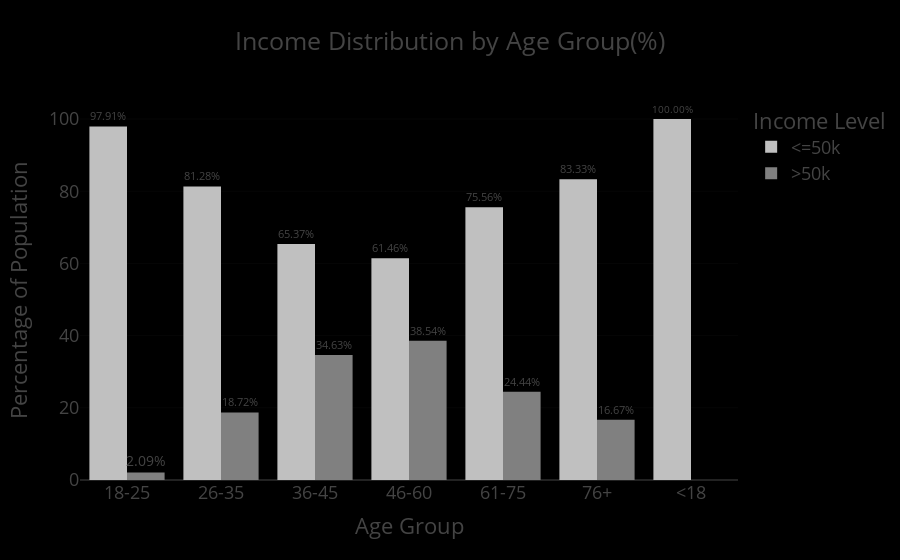
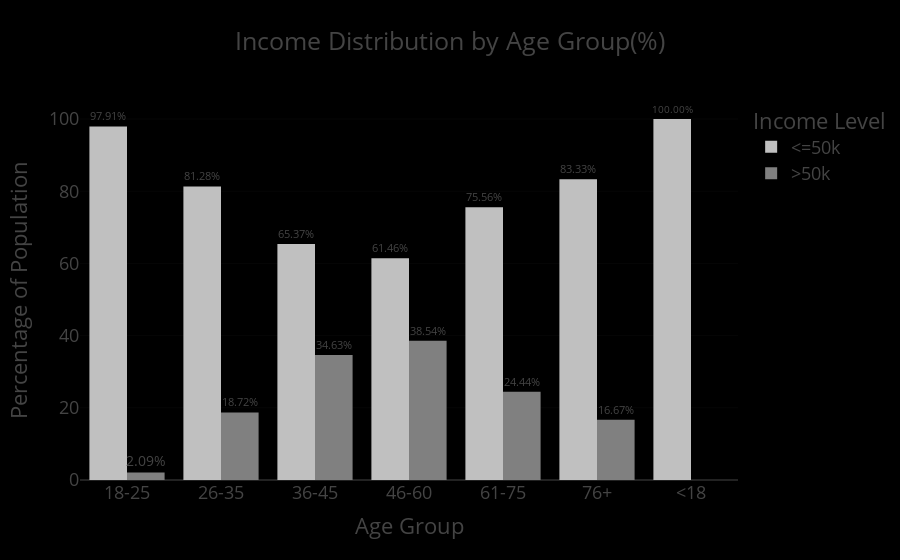
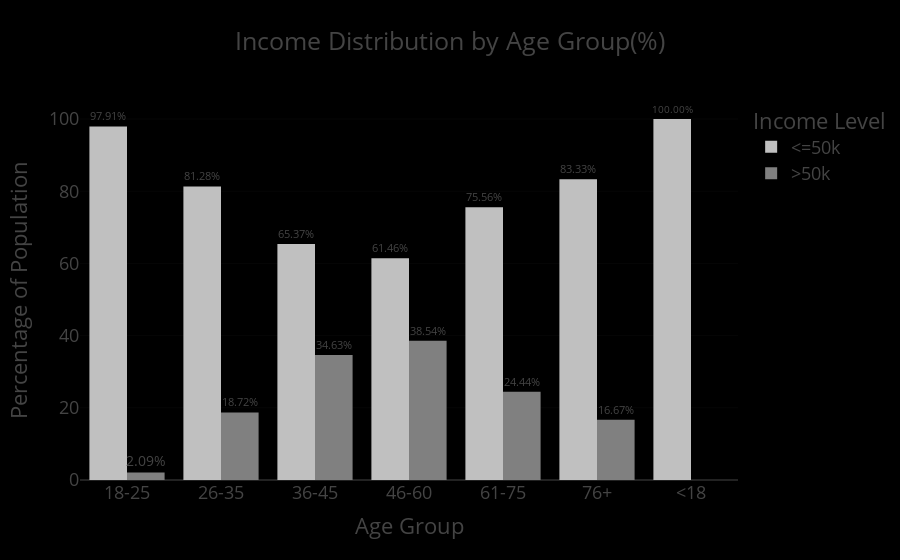
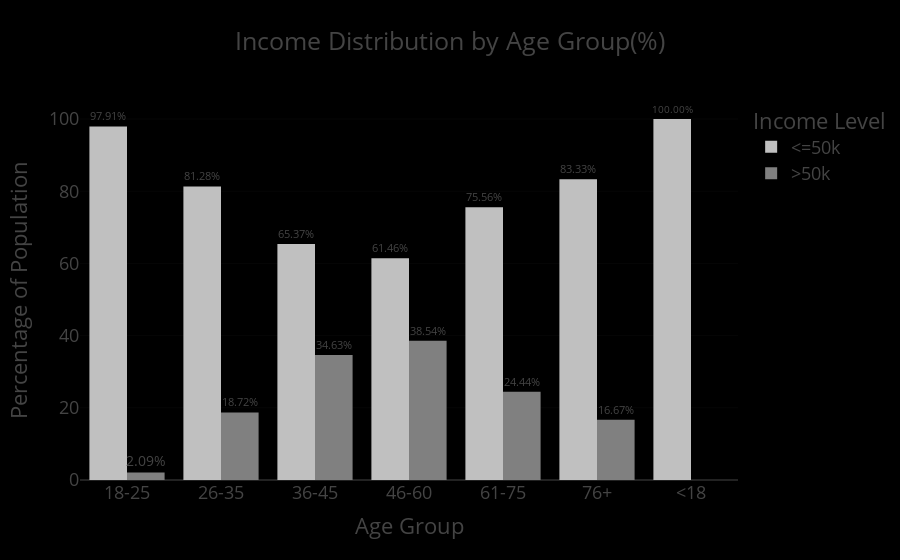

Notebook source saved alongside these figures, in order:
### Markdown cell above
The bar chart visualizes the income distribution across age groups, using percentages within each group. There is an evident pattern in terms of income progression over the years with a gradual increase in terms of the number of people earning >50K starting from 0 amongst those aged 18 and below, peaking between 36 and 60 years, then declining after 60 years but not to zero.

All individuals under 18 earn <=50K, likely due to being students, minors, or ineligible for full-time employment. Extremely few young adults (2.1%) exceed 50K, as most are early in their careers, pursuing education, or in entry-level jobs. For the 26-35 age group, there's a noticeable improvement — roughly 1 in 5 individuals in this group earn >50K, reflecting early career progression and accumulation of qualifications/experience. A substantial income increase is seen in the 36-45 age group: over a third now earn >50K. This is typically considered the prime earning age where individuals settle into stable, higher-paying positions. Highest proportion of >50K earners is seen amongst individuals aged between 46 and 60— nearly 4 in 10. This reflects career maturity, peak seniority levels, and accumulated experience. There's a drop-off in high incomes as many transition to retirement, part-time, or less demanding roles in the age group 61-75. Yet about 1 in 4 still earn >50K. Most in the 76+ age group earn <=50K, likely due to retirement, pensions, or fixed incomes — but a small minority still earn higher incomes, possibly through continued work or investments.

### Code cell
themes = ['plotly', 'plotly_white', 'plotly_dark', 'ggplot2', 'seaborn', 'simple_white', 'presentation', 'xgridoff', 'gridon', 'none']
for theme in themes:
    fig.update_layout(template='presentation', legend_title=dict(text='Income Level'), xaxis_title='Age Group', yaxis_title='Percentage of Population', paper_bgcolor='rgb(0, 0, 0)', plot_bgcolor='rgb(0, 0, 0)')
    fig.show()

fig.write_image(os.path.join(results_dir, 'income_distribution_by_agegroupbar.jpg'))
fig.write_image(os.path.join(results_dir, 'income_distribution_by_agegroupbar.png'))
fig.write_html(os.path.join(results_dir, 'income_distribution_by_agegroupbar.html'))

### Figure 1 — Plotly figure (JSON) as saved in the notebook; plotly's stock layout.template omitted (floating-point values rounded to 4 significant figures)
{"data": [{"alignmentgroup": "True", "hovertemplate": "income=<=50k<br>age_group=%{x}<br>percentage=%{text}<extra></extra>", "legendgroup": "<=50k", "marker": {"color": "#c0c0c0", "pattern": {"shape": ""}}, "name": "<=50k", "offsetgroup": "<=50k", "orientation": "v", "showlegend": true, "text": [97.91, 81.28, 65.37, 61.46, 75.56, 83.33, 100.0], "textposition": "outside", "texttemplate": "%{text:.2f}%", "type": "bar", "x": ["18-25", "26-35", "36-45", "46-60", "61-75", "76+", "<18"], "xaxis": "x", "y": [97.91, 81.28, 65.37, 61.46, 75.56, 83.33, 100.0], "yaxis": "y"}, {"alignmentgroup": "True", "hovertemplate": "income=>50k<br>age_group=%{x}<br>percentage=%{text}<extra></extra>", "legendgroup": ">50k", "marker": {"color": "#808080", "pattern": {"shape": ""}}, "name": ">50k", "offsetgroup": ">50k", "orientation": "v", "showlegend": true, "text": [2.093, 18.72, 34.63, 38.54, 24.44, 16.67], "textposition": "outside", "texttemplate": "%{text:.2f}%", "type": "bar", "x": ["18-25", "26-35", "36-45", "46-60", "61-75", "76+"], "xaxis": "x", "y": [2.093, 18.72, 34.63, 38.54, 24.44, 16.67], "yaxis": "y"}], "layout": {"autosize": true, "barmode": "group", "legend": {"title": {"text": "Income Level"}, "tracegroupgap": 0}, "paper_bgcolor": "rgb(0, 0, 0)", "plot_bgcolor": "rgb(0, 0, 0)", "title": {"text": "Income Distribution by Age Group(%)"}, "xaxis": {"anchor": "y", "autorange": true, "domain": [0, 1], "range": [-0.5, 6.5], "title": {"text": "Age Group"}, "type": "category"}, "yaxis": {"anchor": "x", "autorange": true, "domain": [0, 1], "range": [0, 105.3], "title": {"text": "Percentage of Population"}, "type": "linear"}}}

### Figure 2 — Plotly figure (JSON) as saved in the notebook; plotly's stock layout.template omitted (floating-point values rounded to 4 significant figures)
{"data": [{"alignmentgroup": "True", "hovertemplate": "income=<=50k<br>age_group=%{x}<br>percentage=%{text}<extra></extra>", "legendgroup": "<=50k", "marker": {"color": "#c0c0c0", "pattern": {"shape": ""}}, "name": "<=50k", "offsetgroup": "<=50k", "orientation": "v", "showlegend": true, "text": [97.91, 81.28, 65.37, 61.46, 75.56, 83.33, 100.0], "textposition": "outside", "texttemplate": "%{text:.2f}%", "type": "bar", "x": ["18-25", "26-35", "36-45", "46-60", "61-75", "76+", "<18"], "xaxis": "x", "y": [97.91, 81.28, 65.37, 61.46, 75.56, 83.33, 100.0], "yaxis": "y"}, {"alignmentgroup": "True", "hovertemplate": "income=>50k<br>age_group=%{x}<br>percentage=%{text}<extra></extra>", "legendgroup": ">50k", "marker": {"color": "#808080", "pattern": {"shape": ""}}, "name": ">50k", "offsetgroup": ">50k", "orientation": "v", "showlegend": true, "text": [2.093, 18.72, 34.63, 38.54, 24.44, 16.67], "textposition": "outside", "texttemplate": "%{text:.2f}%", "type": "bar", "x": ["18-25", "26-35", "36-45", "46-60", "61-75", "76+"], "xaxis": "x", "y": [2.093, 18.72, 34.63, 38.54, 24.44, 16.67], "yaxis": "y"}], "layout": {"autosize": true, "barmode": "group", "legend": {"title": {"text": "Income Level"}, "tracegroupgap": 0}, "paper_bgcolor": "rgb(0, 0, 0)", "plot_bgcolor": "rgb(0, 0, 0)", "title": {"text": "Income Distribution by Age Group(%)"}, "xaxis": {"anchor": "y", "autorange": true, "domain": [0, 1], "range": [-0.5, 6.5], "title": {"text": "Age Group"}, "type": "category"}, "yaxis": {"anchor": "x", "autorange": true, "domain": [0, 1], "range": [0, 105.3], "title": {"text": "Percentage of Population"}, "type": "linear"}}}

### Figure 3 — Plotly figure (JSON) as saved in the notebook; plotly's stock layout.template omitted (floating-point values rounded to 4 significant figures)
{"data": [{"alignmentgroup": "True", "hovertemplate": "income=<=50k<br>age_group=%{x}<br>percentage=%{text}<extra></extra>", "legendgroup": "<=50k", "marker": {"color": "#c0c0c0", "pattern": {"shape": ""}}, "name": "<=50k", "offsetgroup": "<=50k", "orientation": "v", "showlegend": true, "text": [97.91, 81.28, 65.37, 61.46, 75.56, 83.33, 100.0], "textposition": "outside", "texttemplate": "%{text:.2f}%", "type": "bar", "x": ["18-25", "26-35", "36-45", "46-60", "61-75", "76+", "<18"], "xaxis": "x", "y": [97.91, 81.28, 65.37, 61.46, 75.56, 83.33, 100.0], "yaxis": "y"}, {"alignmentgroup": "True", "hovertemplate": "income=>50k<br>age_group=%{x}<br>percentage=%{text}<extra></extra>", "legendgroup": ">50k", "marker": {"color": "#808080", "pattern": {"shape": ""}}, "name": ">50k", "offsetgroup": ">50k", "orientation": "v", "showlegend": true, "text": [2.093, 18.72, 34.63, 38.54, 24.44, 16.67], "textposition": "outside", "texttemplate": "%{text:.2f}%", "type": "bar", "x": ["18-25", "26-35", "36-45", "46-60", "61-75", "76+"], "xaxis": "x", "y": [2.093, 18.72, 34.63, 38.54, 24.44, 16.67], "yaxis": "y"}], "layout": {"autosize": true, "barmode": "group", "legend": {"title": {"text": "Income Level"}, "tracegroupgap": 0}, "paper_bgcolor": "rgb(0, 0, 0)", "plot_bgcolor": "rgb(0, 0, 0)", "title": {"text": "Income Distribution by Age Group(%)"}, "xaxis": {"anchor": "y", "autorange": true, "domain": [0, 1], "range": [-0.5, 6.5], "title": {"text": "Age Group"}, "type": "category"}, "yaxis": {"anchor": "x", "autorange": true, "domain": [0, 1], "range": [0, 105.3], "title": {"text": "Percentage of Population"}, "type": "linear"}}}

### Figure 4 — Plotly figure (JSON) as saved in the notebook; plotly's stock layout.template omitted (floating-point values rounded to 4 significant figures)
{"data": [{"alignmentgroup": "True", "hovertemplate": "income=<=50k<br>age_group=%{x}<br>percentage=%{text}<extra></extra>", "legendgroup": "<=50k", "marker": {"color": "#c0c0c0", "pattern": {"shape": ""}}, "name": "<=50k", "offsetgroup": "<=50k", "orientation": "v", "showlegend": true, "text": [97.91, 81.28, 65.37, 61.46, 75.56, 83.33, 100.0], "textposition": "outside", "texttemplate": "%{text:.2f}%", "type": "bar", "x": ["18-25", "26-35", "36-45", "46-60", "61-75", "76+", "<18"], "xaxis": "x", "y": [97.91, 81.28, 65.37, 61.46, 75.56, 83.33, 100.0], "yaxis": "y"}, {"alignmentgroup": "True", "hovertemplate": "income=>50k<br>age_group=%{x}<br>percentage=%{text}<extra></extra>", "legendgroup": ">50k", "marker": {"color": "#808080", "pattern": {"shape": ""}}, "name": ">50k", "offsetgroup": ">50k", "orientation": "v", "showlegend": true, "text": [2.093, 18.72, 34.63, 38.54, 24.44, 16.67], "textposition": "outside", "texttemplate": "%{text:.2f}%", "type": "bar", "x": ["18-25", "26-35", "36-45", "46-60", "61-75", "76+"], "xaxis": "x", "y": [2.093, 18.72, 34.63, 38.54, 24.44, 16.67], "yaxis": "y"}], "layout": {"autosize": true, "barmode": "group", "legend": {"title": {"text": "Income Level"}, "tracegroupgap": 0}, "paper_bgcolor": "rgb(0, 0, 0)", "plot_bgcolor": "rgb(0, 0, 0)", "title": {"text": "Income Distribution by Age Group(%)"}, "xaxis": {"anchor": "y", "autorange": true, "domain": [0, 1], "range": [-0.5, 6.5], "title": {"text": "Age Group"}, "type": "category"}, "yaxis": {"anchor": "x", "autorange": true, "domain": [0, 1], "range": [0, 105.3], "title": {"text": "Percentage of Population"}, "type": "linear"}}}
